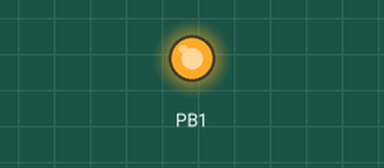
A sketch run on a simulated ATtiny85, built with avr-gcc and run on an emulated ATtiny85. Parts: output pins drawn as LEDs (lit = HIGH).

Above: at 5.1 s.
At 9.1 s:
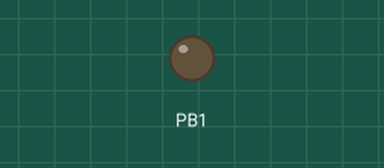
Timing chart, 0 to 10.6 s (numbered marks = the images above):
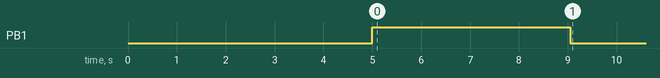

The sketch:

bad_usb.ino
```cpp
#include <DigiKeyboard.h>
#include <string.h>

#define LED_PORT  0x01
#define DELAY_LED 1000

// Universal Serial Bus HID Usage Tables (https://www.usb.org/sites/default/files/documents/hut1_12v2.pdf)
#define KEY_PAD_1 0x59
#define KEY_PAD_2 0x5A
#define KEY_PAD_3 0x5B
#define KEY_PAD_4 0x5C
#define KEY_PAD_5 0x5D
#define KEY_PAD_6 0x5E
#define KEY_PAD_7 0x5F
#define KEY_PAD_8 0x60
#define KEY_PAD_9 0x61
#define KEY_PAD_0 0x62

#define DELAY_AFTER_START       5000
#define DELAY_BETWEEN_KEYSTROKE 0
#define DELAY_BETWEEN_CHAR      0
#define DELAY_BETWEEN_COMMAND   1000

// Array for transform numeric of keypad to key HID code
byte const codeKeyOfKeypad[10] = {KEY_PAD_0, KEY_PAD_1, KEY_PAD_2, KEY_PAD_3, KEY_PAD_4, KEY_PAD_5, KEY_PAD_6, KEY_PAD_7, KEY_PAD_8, KEY_PAD_9};

unsigned int multipliers[4] = {1, 10, 100, 1000}; // It's faster then multiplication


void sendPartKeyCode(unsigned short keyCode)
{
  static unsigned short prevKeyCode = 0;

  if(prevKeyCode == keyCode)
    DigiKeyboard.sendKeyPress(0, MOD_ALT_LEFT);

  DigiKeyboard.sendKeyPress(codeKeyOfKeypad[keyCode], MOD_ALT_LEFT);
  DigiKeyboard.delay(DELAY_BETWEEN_KEYSTROKE);

  prevKeyCode = keyCode;
}


// Send ASCII chain of ASCII char
void sendAsciiString(String asciiString)
{

  int lenghtOfString = asciiString.length();

  for(unsigned int charPosition=0; charPosition<lenghtOfString; charPosition++)
  {
    char currentChar = asciiString.charAt(charPosition);

    for(int dec=3; dec>=0; dec--)
    {
      unsigned short keyCode = ((unsigned short)currentChar / multipliers[dec]) % 10;   // It's faster then multiplication
      sendPartKeyCode(keyCode);
    }

    DigiKeyboard.sendKeyPress(0, 0);
  }
    DigiKeyboard.delay(DELAY_BETWEEN_CHAR);
}


void setup() {

  pinMode(LED_PORT, OUTPUT);

  DigiKeyboard.delay(DELAY_AFTER_START);


  digitalWrite(LED_PORT, HIGH);

  payLoad();

  digitalWrite(LED_PORT, LOW);

}


void loop() {


}


// Commands put here
void payLoad()
{
//  https://tech-geek.ru/powershell-download-file/
// powershell –c “(new-object System.Net.WebClient).DownloadFile(‘https://cdn.stubdownloader.services.mozilla.com/builds/firefox-stub/en-US/win/b2b7944c6fed1b91a97ca9198cddf6ffb43396b4c28c88348a3b3e23dee2f163/Firefox%20Installer.exe’,’C:\tmp\FirefoxInstaller.exe’)”
  DigiKeyboard.sendKeyStroke(KEY_R, MOD_GUI_LEFT);
  DigiKeyboard.delay(DELAY_BETWEEN_COMMAND);
  sendAsciiString("powershell.exe");
  DigiKeyboard.delay(DELAY_BETWEEN_COMMAND);
  DigiKeyboard.sendKeyStroke(KEY_ENTER);
  DigiKeyboard.delay(DELAY_BETWEEN_COMMAND);
  sendAsciiString("$wshell = New-Object -ComObject Wscript.Shell");
  DigiKeyboard.sendKeyStroke(KEY_ENTER);
  DigiKeyboard.delay(DELAY_BETWEEN_COMMAND);
  sendAsciiString("$Output = $wshell.Popup(\"Hello!\")");
  DigiKeyboard.sendKeyStroke(KEY_ENTER);
}
```
